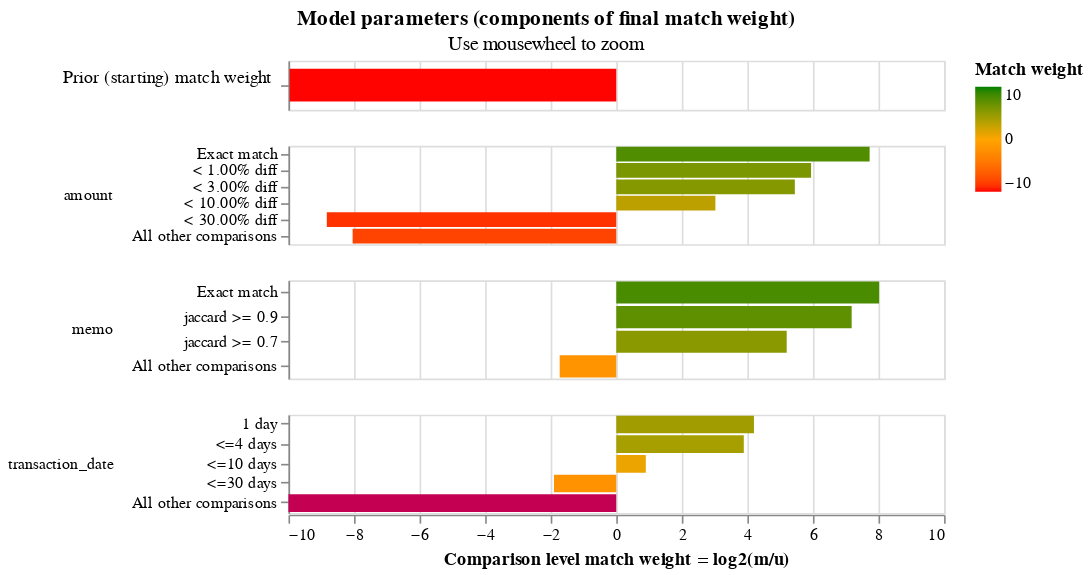

The notebook cell saved with this chart:
### Code cell
linker.match_weights_chart()

### Figure 1 — Vega-Lite specification as saved in the notebook (floating-point values rounded to 4 significant figures)
{"$schema": "https://vega.github.io/schema/vega-lite/v5.2.json", "config": {"header": {"title": null}, "mark": {"tooltip": null}, "title": {"anchor": "middle"}, "view": {"height": 60, "width": 400}}, "data": {"values": [{"bayes_factor": 0.001001, "bayes_factor_description": "The probability that two random records drawn at random match is 0.001 or one in  1,000.0 records.This is equivalent to a starting match weight of -9.964.", "comparison_name": "probability_two_random_records_match", "comparison_sort_order": -1, "comparison_vector_value": 0, "has_tf_adjustments": false, "is_null_level": false, "label_for_charts": "", "log2_bayes_factor": -9.964, "m_probability": null, "m_probability_description": null, "max_comparison_vector_value": 0, "probability_two_random_records_match": 0.001, "sql_condition": null, "tf_adjustment_column": null, "tf_adjustment_weight": null, "u_probability": null, "u_probability_description": null}, {"bayes_factor": 212.2, "bayes_factor_description": "If comparison level is `exact match` then comparison is 212.16 times more likely to be a match", "comparison_name": "amount", "comparison_sort_order": 0, "comparison_vector_value": 5, "has_tf_adjustments": false, "is_null_level": false, "label_for_charts": "Exact match", "log2_bayes_factor": 7.729, "m_probability": 0.2451, "m_probability_description": "Amongst matching record comparisons, 24.51% of records are in the exact match comparison level", "max_comparison_vector_value": 5, "probability_two_random_records_match": 0.001, "sql_condition": "\"amount_l\" = \"amount_r\"", "tf_adjustment_column": null, "tf_adjustment_weight": 1, "u_probability": 0.001155, "u_probability_description": "Amongst non-matching record comparisons, 0.12% of records are in the exact match comparison level"}, {"bayes_factor": 61.52, "bayes_factor_description": "If comparison level is `< 1.00% diff` then comparison is 61.52 times more likely to be a match", "comparison_name": "amount", "comparison_sort_order": 0, "comparison_vector_value": 4, "has_tf_adjustments": false, "is_null_level": false, "label_for_charts": "< 1.00% diff", "log2_bayes_factor": 5.943, "m_probability": 0.2266, "m_probability_description": "Amongst matching record comparisons, 22.66% of records are in the < 1.00% diff comparison level", "max_comparison_vector_value": 5, "probability_two_random_records_match": 0.001, "sql_condition": "(abs(\"amount_l\" - \"amount_r\")/\n        (case\n            when \"amount_r\" > \"amount_l\"\n            then \"amount_r\"\n            else \"amount_l\"\n        end))\n        < 0.01", "tf_adjustment_column": null, "tf_adjustment_weight": 1, "u_probability": 0.003684, "u_probability_description": "Amongst non-matching record comparisons, 0.37% of records are in the < 1.00% diff comparison level"}, {"bayes_factor": 43.64, "bayes_factor_description": "If comparison level is `< 3.00% diff` then comparison is 43.64 times more likely to be a match", "comparison_name": "amount", "comparison_sort_order": 0, "comparison_vector_value": 3, "has_tf_adjustments": false, "is_null_level": false, "label_for_charts": "< 3.00% diff", "log2_bayes_factor": 5.447, "m_probability": 0.3182, "m_probability_description": "Amongst matching record comparisons, 31.82% of records are in the < 3.00% diff comparison level", "max_comparison_vector_value": 5, "probability_two_random_records_match": 0.001, "sql_condition": "(abs(\"amount_l\" - \"amount_r\")/\n        (case\n            when \"amount_r\" > \"amount_l\"\n            then \"amount_r\"\n            else \"amount_l\"\n        end))\n        < 0.03", "tf_adjustment_column": null, "tf_adjustment_weight": 1, "u_probability": 0.007293, "u_probability_description": "Amongst non-matching record comparisons, 0.73% of records are in the < 3.00% diff comparison level"}, {"bayes_factor": 8.136, "bayes_factor_description": "If comparison level is `< 10.00% diff` then comparison is 8.14 times more likely to be a match", "comparison_name": "amount", "comparison_sort_order": 0, "comparison_vector_value": 2, "has_tf_adjustments": false, "is_null_level": false, "label_for_charts": "< 10.00% diff", "log2_bayes_factor": 3.024, "m_probability": 0.2065, "m_probability_description": "Amongst matching record comparisons, 20.65% of records are in the < 10.00% diff comparison level", "max_comparison_vector_value": 5, "probability_two_random_records_match": 0.001, "sql_condition": "(abs(\"amount_l\" - \"amount_r\")/\n        (case\n            when \"amount_r\" > \"amount_l\"\n            then \"amount_r\"\n            else \"amount_l\"\n        end))\n        < 0.1", "tf_adjustment_column": null, "tf_adjustment_weight": 1, "u_probability": 0.02538, "u_probability_description": "Amongst non-matching record comparisons, 2.54% of records are in the < 10.00% diff comparison level"}, {"bayes_factor": 0.002197, "bayes_factor_description": "If comparison level is `< 30.00% diff` then comparison is  455.11 times less likely to be a match", "comparison_name": "amount", "comparison_sort_order": 0, "comparison_vector_value": 1, "has_tf_adjustments": false, "is_null_level": false, "label_for_charts": "< 30.00% diff", "log2_bayes_factor": -8.83, "m_probability": 0.000184, "m_probability_description": "Amongst matching record comparisons, 0.02% of records are in the < 30.00% diff comparison level", "max_comparison_vector_value": 5, "probability_two_random_records_match": 0.001, "sql_condition": "(abs(\"amount_l\" - \"amount_r\")/\n        (case\n            when \"amount_r\" > \"amount_l\"\n            then \"amount_r\"\n            else \"amount_l\"\n        end))\n        < 0.3", "tf_adjustment_column": null, "tf_adjustment_weight": 1, "u_probability": 0.08374, "u_probability_description": "Amongst non-matching record comparisons, 8.37% of records are in the < 30.00% diff comparison level"}, {"bayes_factor": 0.003793, "bayes_factor_description": "If comparison level is `all other comparisons` then comparison is  263.63 times less likely to be a match", "comparison_name": "amount", "comparison_sort_order": 0, "comparison_vector_value": 0, "has_tf_adjustments": false, "is_null_level": false, "label_for_charts": "All other comparisons", "log2_bayes_factor": -8.042, "m_probability": 0.003333, "m_probability_description": "Amongst matching record comparisons, 0.33% of records are in the all other comparisons comparison level", "max_comparison_vector_value": 5, "probability_two_random_records_match": 0.001, "sql_condition": "ELSE", "tf_adjustment_column": null, "tf_adjustment_weight": 1, "u_probability": 0.8787, "u_probability_description": "Amongst non-matching record comparisons, 87.87% of records are in the all other comparisons comparison level"}, {"bayes_factor": 259.1, "bayes_factor_description": "If comparison level is `exact match` then comparison is 259.15 times more likely to be a match", "comparison_name": "memo", "comparison_sort_order": 1, "comparison_vector_value": 3, "has_tf_adjustments": false, "is_null_level": false, "label_for_charts": "Exact match", "log2_bayes_factor": 8.018, "m_probability": 0.4287, "m_probability_description": "Amongst matching record comparisons, 42.87% of records are in the exact match comparison level", "max_comparison_vector_value": 3, "probability_two_random_records_match": 0.001, "sql_condition": "\"memo_l\" = \"memo_r\"", "tf_adjustment_column": null, "tf_adjustment_weight": 1, "u_probability": 0.001654, "u_probability_description": "Amongst non-matching record comparisons, 0.17% of records are in the exact match comparison level"}, {"bayes_factor": 145.1, "bayes_factor_description": "If comparison level is `jaccard >= 0.9` then comparison is 145.09 times more likely to be a match", "comparison_name": "memo", "comparison_sort_order": 1, "comparison_vector_value": 2, "has_tf_adjustments": false, "is_null_level": false, "label_for_charts": "jaccard >= 0.9", "log2_bayes_factor": 7.181, "m_probability": 0.07866, "m_probability_description": "Amongst matching record comparisons, 7.87% of records are in the jaccard >= 0.9 comparison level", "max_comparison_vector_value": 3, "probability_two_random_records_match": 0.001, "sql_condition": "jaccard(\"memo_l\", \"memo_r\") >= 0.9", "tf_adjustment_column": null, "tf_adjustment_weight": 1, "u_probability": 0.0005421, "u_probability_description": "Amongst non-matching record comparisons, 0.05% of records are in the jaccard >= 0.9 comparison level"}, {"bayes_factor": 36.76, "bayes_factor_description": "If comparison level is `jaccard >= 0.7` then comparison is 36.76 times more likely to be a match", "comparison_name": "memo", "comparison_sort_order": 1, "comparison_vector_value": 1, "has_tf_adjustments": false, "is_null_level": false, "label_for_charts": "jaccard >= 0.7", "log2_bayes_factor": 5.2, "m_probability": 0.1927, "m_probability_description": "Amongst matching record comparisons, 19.27% of records are in the jaccard >= 0.7 comparison level", "max_comparison_vector_value": 3, "probability_two_random_records_match": 0.001, "sql_condition": "jaccard(\"memo_l\", \"memo_r\") >= 0.7", "tf_adjustment_column": null, "tf_adjustment_weight": 1, "u_probability": 0.005242, "u_probability_description": "Amongst non-matching record comparisons, 0.52% of records are in the jaccard >= 0.7 comparison level"}, {"bayes_factor": 0.3022, "bayes_factor_description": "If comparison level is `all other comparisons` then comparison is  3.31 times less likely to be a match", "comparison_name": "memo", "comparison_sort_order": 1, "comparison_vector_value": 0, "has_tf_adjustments": false, "is_null_level": false, "label_for_charts": "All other comparisons", "log2_bayes_factor": -1.726, "m_probability": 0.3, "m_probability_description": "Amongst matching record comparisons, 30.00% of records are in the all other comparisons comparison level", "max_comparison_vector_value": 3, "probability_two_random_records_match": 0.001, "sql_condition": "ELSE", "tf_adjustment_column": null, "tf_adjustment_weight": 1, "u_probability": 0.9926, "u_probability_description": "Amongst non-matching record comparisons, 99.26% of records are in the all other comparisons comparison level"}, {"bayes_factor": 18.38, "bayes_factor_description": "If comparison level is `1 day` then comparison is 18.38 times more likely to be a match", "comparison_name": "transaction_date", "comparison_sort_order": 2, "comparison_vector_value": 4, "has_tf_adjustments": false, "is_null_level": false, "label_for_charts": "1 day", "log2_bayes_factor": 4.2, "m_probability": 0.4023, "m_probability_description": "Amongst matching record comparisons, 40.23% of records are in the 1 day comparison level", "max_comparison_vector_value": 4, "probability_two_random_records_match": 0.001, "sql_condition": "transaction_date_r - transaction_date_l <= 1 and transaction_date_r >= transaction_date_l", "tf_adjustment_column": null, "tf_adjustment_weight": 1, "u_probability": 0.02188, "u_probability_description": "Amongst non-matching record comparisons, 2.19% of records are in the 1 day comparison level"}, {"bayes_factor": 14.83, "bayes_factor_description": "If comparison level is `<=4 days` then comparison is 14.83 times more likely to be a match", "comparison_name": "transaction_date", "comparison_sort_order": 2, "comparison_vector_value": 3, "has_tf_adjustments": false, "is_null_level": false, "label_for_charts": "<=4 days", "log2_bayes_factor": 3.891, "m_probability": 0.4478, "m_probability_description": "Amongst matching record comparisons, 44.78% of records are in the <=4 days comparison level", "max_comparison_vector_value": 4, "probability_two_random_records_match": 0.001, "sql_condition": "transaction_date_r - transaction_date_l <= 4 and transaction_date_r >= transaction_date_l", "tf_adjustment_column": null, "tf_adjustment_weight": 1, "u_probability": 0.03019, "u_probability_description": "Amongst non-matching record comparisons, 3.02% of records are in the <=4 days comparison level"}, {"bayes_factor": 1.868, "bayes_factor_description": "If comparison level is `<=10 days` then comparison is 1.87 times more likely to be a match", "comparison_name": "transaction_date", "comparison_sort_order": 2, "comparison_vector_value": 2, "has_tf_adjustments": false, "is_null_level": false, "label_for_charts": "<=10 days", "log2_bayes_factor": 0.9012, "m_probability": 0.1073, "m_probability_description": "Amongst matching record comparisons, 10.73% of records are in the <=10 days comparison level", "max_comparison_vector_value": 4, "probability_two_random_records_match": 0.001, "sql_condition": "transaction_date_r - transaction_date_l <= 10 and transaction_date_r >= transaction_date_l", "tf_adjustment_column": null, "tf_adjustment_weight": 1, "u_probability": 0.05745, "u_probability_description": "Amongst non-matching record comparisons, 5.75% of records are in the <=10 days comparison level"}, {"bayes_factor": 0.2681, "bayes_factor_description": "If comparison level is `<=30 days` then comparison is  3.73 times less likely to be a match", "comparison_name": "transaction_date", "comparison_sort_order": 2, "comparison_vector_value": 1, "has_tf_adjustments": false, "is_null_level": false, "label_for_charts": "<=30 days", "log2_bayes_factor": -1.899, "m_probability": 0.04263, "m_probability_description": "Amongst matching record comparisons, 4.26% of records are in the <=30 days comparison level", "max_comparison_vector_value": 4, "probability_two_random_records_match": 0.001, "sql_condition": "transaction_date_r - transaction_date_l <= 30 and transaction_date_r >= transaction_date_l", "tf_adjustment_column": null, "tf_adjustment_weight": 1, "u_probability": 0.159, "u_probability_description": "Amongst non-matching record comparisons, 15.90% of records are in the <=30 days comparison level"}, {"bayes_factor": 1.158e-08, "bayes_factor_description": "If comparison level is `all other comparisons` then comparison is  86,343,753.58 times less likely to be a match", "comparison_name": "transaction_date", "comparison_sort_order": 2, "comparison_vector_value": 0, "has_tf_adjustments": false, "is_null_level": false, "label_for_charts": "All other comparisons", "log2_bayes_factor": -26.36, "m_probability": 8.471e-09, "m_probability_description": "Amongst matching record comparisons, 0.00% of records are in the all other comparisons comparison level", "max_comparison_vector_value": 4, "probability_two_random_records_match": 0.001, "sql_condition": "ELSE", "tf_adjustment_column": null, "tf_adjustment_weight": 1, "u_probability": 0.7315, "u_probability_description": "Amongst non-matching record comparisons, 73.15% of records are in the all other comparisons comparison level"}]}, "resolve": {"axis": {"y": "independent"}, "scale": {"y": "independent"}}, "selection": {"zoom_selector": {"bind": "scales", "encodings": ["x"], "type": "interval"}}, "title": {"subtitle": "Use mousewheel to zoom", "text": "Model parameters (components of final match weight)"}, "vconcat": [{"encoding": {"color": {"field": "log2_bayes_factor", "scale": {"domain": [-10, 0, 10], "range": ["red", "orange", "green"]}, "title": "Match weight", "type": "quantitative"}, "tooltip": [{"field": "comparison_name", "title": "Comparison name", "type": "nominal"}, {"field": "probability_two_random_records_match", "format": ".4f", "title": "Probability two random records match", "type": "nominal"}, {"field": "log2_bayes_factor", "format": ",.4f", "title": "Equivalent match weight", "type": "quantitative"}, {"field": "bayes_factor_description", "title": "Match weight description", "type": "nominal"}], "x": {"axis": {"domain": false, "labels": false, "ticks": false, "title": ""}, "field": "log2_bayes_factor", "scale": {"domain": [-10, 10]}, "type": "quantitative"}, "y": {"axis": {"title": "Prior (starting) match weight", "titleAlign": "right", "titleAngle": 0, "titleFontWeight": "normal"}, "field": "label_for_charts", "sort": {"field": "comparison_vector_value", "order": "descending"}, "type": "nominal"}}, "height": 30, "mark": {"clip": true, "height": 20, "type": "bar"}, "selection": {"zoom_selector": {"bind": "scales", "encodings": ["x"], "type": "interval"}}, "transform": [{"filter": "(datum.comparison_name == 'probability_two_random_records_match')"}]}, {"encoding": {"color": {"field": "log2_bayes_factor", "scale": {"domain": [-10, 0, 10], "range": ["red", "orange", "green"]}, "title": "Match weight", "type": "quantitative"}, "row": {"field": "comparison_name", "header": {"labelAlign": "left", "labelAnchor": "middle", "labelAngle": 0}, "sort": {"field": "comparison_sort_order"}, "type": "nominal"}, "tooltip": [{"field": "comparison_name", "title": "Comparison name", "type": "nominal"}, {"field": "label_for_charts", "title": "Label", "type": "ordinal"}, {"field": "sql_condition", "title": "SQL condition", "type": "nominal"}, {"field": "m_probability", "format": ".4f", "title": "M probability", "type": "quantitative"}, {"field": "u_probability", "format": ".4f", "title": "U probability", "type": "quantitative"}, {"field": "bayes_factor", "format": ",.4f", "title": "Bayes factor = m/u", "type": "quantitative"}, {"field": "log2_bayes_factor", "format": ",.4f", "title": "Match weight = log2(m/u)", "type": "quantitative"}, {"field": "bayes_factor_description", "title": "Match weight description", "type": "nominal"}], "x": {"axis": {"title": "Comparison level match weight = log2(m/u)"}, "field": "log2_bayes_factor", "scale": {"domain": [-10, 10]}, "type": "quantitative"}, "y": {"axis": {"title": null}, "field": "label_for_charts", "sort": {"field": "comparison_vector_value", "order": "descending"}, "type": "nominal"}}, "mark": {"clip": true, "type": "bar"}, "resolve": {"axis": {"y": "independent"}, "scale": {"y": "independent"}}, "selection": {"zoom_selector": {"bind": "scales", "encodings": ["x"], "type": "interval"}}, "transform": [{"filter": "(datum.comparison_name != 'probability_two_random_records_match')"}]}]}
